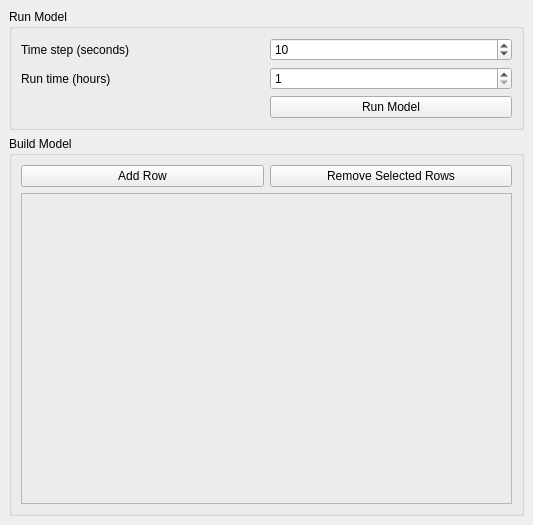
<?xml version="1.0" encoding="UTF-8"?>
<ui version="4.0">
 <author>Dolf Andringa</author>
 <class>MainWindow</class>
 <widget class="QMainWindow" name="MainWindow">
  <property name="geometry">
   <rect>
    <x>0</x>
    <y>0</y>
    <width>533</width>
    <height>525</height>
   </rect>
  </property>
  <property name="sizePolicy">
   <sizepolicy hsizetype="Preferred" vsizetype="Preferred">
    <horstretch>0</horstretch>
    <verstretch>1</verstretch>
   </sizepolicy>
  </property>
  <property name="windowTitle">
   <string>Aquaponics Model</string>
  </property>
  <widget class="QWidget" name="centralwidget">
   <property name="sizePolicy">
    <sizepolicy hsizetype="MinimumExpanding" vsizetype="MinimumExpanding">
     <horstretch>0</horstretch>
     <verstretch>0</verstretch>
    </sizepolicy>
   </property>
   <layout class="QVBoxLayout" name="verticalLayout_2">
    <item>
     <widget class="QGroupBox" name="grp_run">
      <property name="title">
       <string>Run Model</string>
      </property>
      <layout class="QGridLayout" name="gridLayout">
       <item row="0" column="1">
        <widget class="QSpinBox" name="inp_timestep">
         <property name="minimum">
          <number>1</number>
         </property>
         <property name="maximum">
          <number>3600</number>
         </property>
         <property name="value">
          <number>10</number>
         </property>
        </widget>
       </item>
       <item row="0" column="0">
        <widget class="QLabel" name="lb_timestep">
         <property name="text">
          <string>Time step (seconds)</string>
         </property>
         <property name="buddy">
          <cstring>inp_timestep</cstring>
         </property>
        </widget>
       </item>
       <item row="2" column="1">
        <widget class="QPushButton" name="btn_run">
         <property name="text">
          <string>Run Model</string>
         </property>
        </widget>
       </item>
       <item row="1" column="1">
        <widget class="QSpinBox" name="inp_runtime">
         <property name="minimum">
          <number>1</number>
         </property>
         <property name="maximum">
          <number>24</number>
         </property>
        </widget>
       </item>
       <item row="1" column="0">
        <widget class="QLabel" name="lb_runtime">
         <property name="text">
          <string>Run time (hours)</string>
         </property>
        </widget>
       </item>
      </layout>
     </widget>
    </item>
    <item>
     <widget class="QGroupBox" name="grp_build">
      <property name="sizePolicy">
       <sizepolicy hsizetype="Preferred" vsizetype="Preferred">
        <horstretch>0</horstretch>
        <verstretch>1</verstretch>
       </sizepolicy>
      </property>
      <property name="title">
       <string>Build Model</string>
      </property>
      <layout class="QGridLayout" name="gridLayout_2">
       <item row="1" column="0">
        <layout class="QHBoxLayout" name="horizontalLayout">
         <item>
          <widget class="QPushButton" name="bt_add_row">
           <property name="text">
            <string>Add Row</string>
           </property>
          </widget>
         </item>
         <item>
          <widget class="QPushButton" name="bt_del_row">
           <property name="text">
            <string>Remove Selected Rows</string>
           </property>
          </widget>
         </item>
        </layout>
       </item>
       <item row="2" column="0">
        <widget class="QFrame" name="modelFrame">
         <property name="sizePolicy">
          <sizepolicy hsizetype="Preferred" vsizetype="Preferred">
           <horstretch>0</horstretch>
           <verstretch>1</verstretch>
          </sizepolicy>
         </property>
         <property name="frameShape">
          <enum>QFrame::StyledPanel</enum>
         </property>
         <property name="frameShadow">
          <enum>QFrame::Raised</enum>
         </property>
         <layout class="QVBoxLayout" name="modelLayout"/>
        </widget>
       </item>
      </layout>
     </widget>
    </item>
   </layout>
  </widget>
 </widget>
 <resources/>
 <connections/>
</ui>
